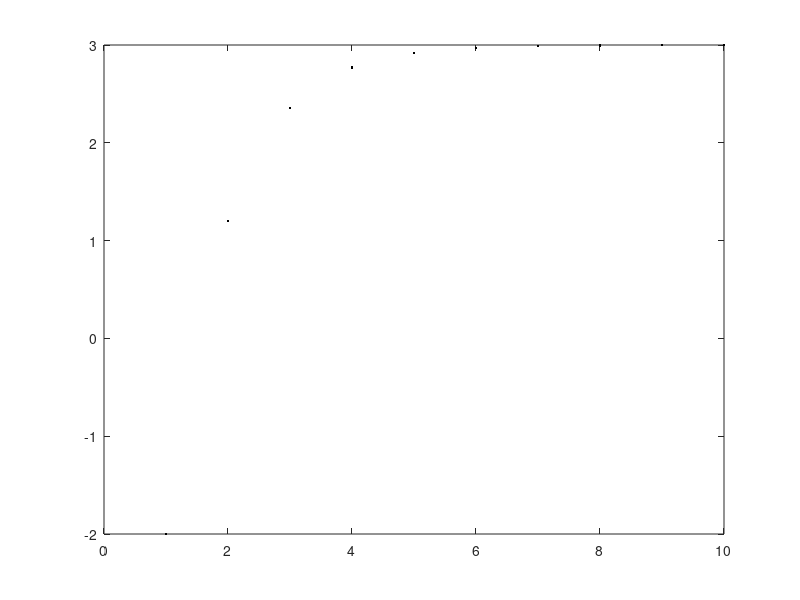

Reproduce this figure in MATLAB.
clear all; clc; close all;
A=-2; B=3;
a=-3; b=1;
space=(logspace(a,b,10)-10^a)*(B-A)/(10^b-10^a)+A;
space=(logspace(b,a,10)-10^b)*(B-A)/(10^a-10^b)+A;
plot(space,'k.')